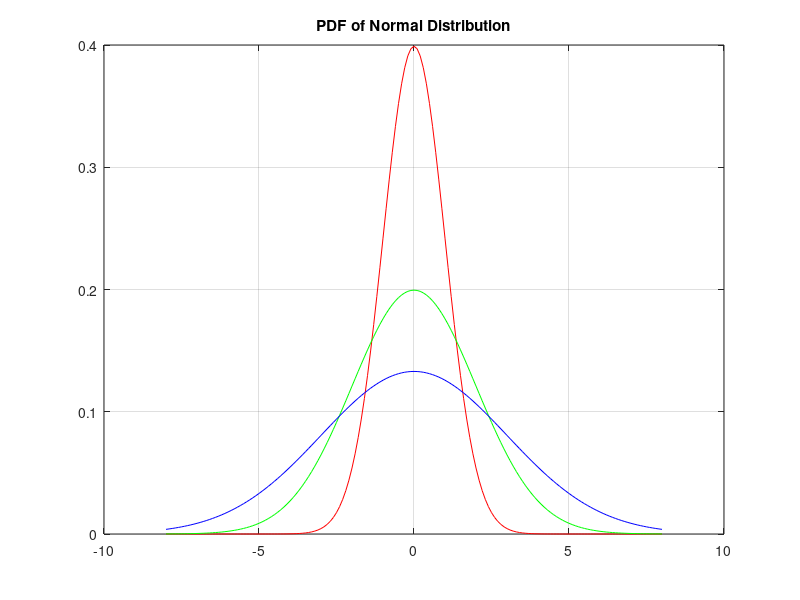
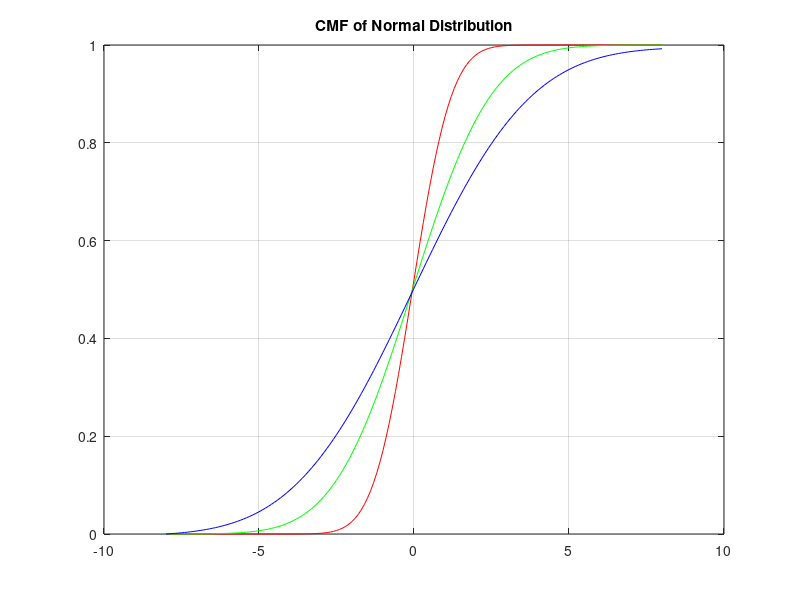

MATLAB code to generate these figures, in order:
clear 
clf
x=[-8:0.1:8];
xbar = 0;

sd = 1;
f1 = 1/(sd*sqrt(2*pi))*exp(-(x-xbar).^2/(2*sd^2));

sd = 2;
f2 = 1/(sd*sqrt(2*pi))*exp(-(x-xbar).^2/(2*sd^2));

sd = 3;
f3 = 1/(sd*sqrt(2*pi))*exp(-(x-xbar).^2/(2*sd^2));


figure(1),plot(x,f1,'r',x,f2,'g',x,f3,'b'), grid on, title('PDF of Normal Distribution')

% compute cdf
delta = x(2)-x(1);
cmf(1) = f1(1)*delta;
for i = 2:size(f1,2)
    cmf(i) = cmf(i-1)+f1(i)*delta
end

cmf2(2) = f2(1)*delta;
for i = 2:size(f2,2)
    cmf2(i) = cmf2(i-1)+f2(i)*delta
end

cmf3(3) = f3(1)*delta;
for i = 2:size(f3,2)
    cmf3(i) = cmf3(i-1)+f3(i)*delta
end
figure(2), plot(x,cmf,'r',x,cmf2,'g',x,cmf3,'b'), grid on, title('CMF of Normal Distribution')


sd1 = -1;
sd2 = 1;
delta = x(2)-x(1);
ocmf1 = f1(1)*delta;
for i = 2:size(f1,2)
    if (x(i)<=sd1)
    cmf4 = ocmf1+f1(i)*delta
    ocmf1 = cmf4;
    end
end

delta = x(2)-x(1);
ocmf2 = f1(1)*delta;
for i = 2:size(f1,2)
    if (x(i)<=sd2)
    cmf5 = ocmf2+f1(i)*delta
    ocmf2 = cmf5;
    end
end

cmf6 = cmf5-cmf4;